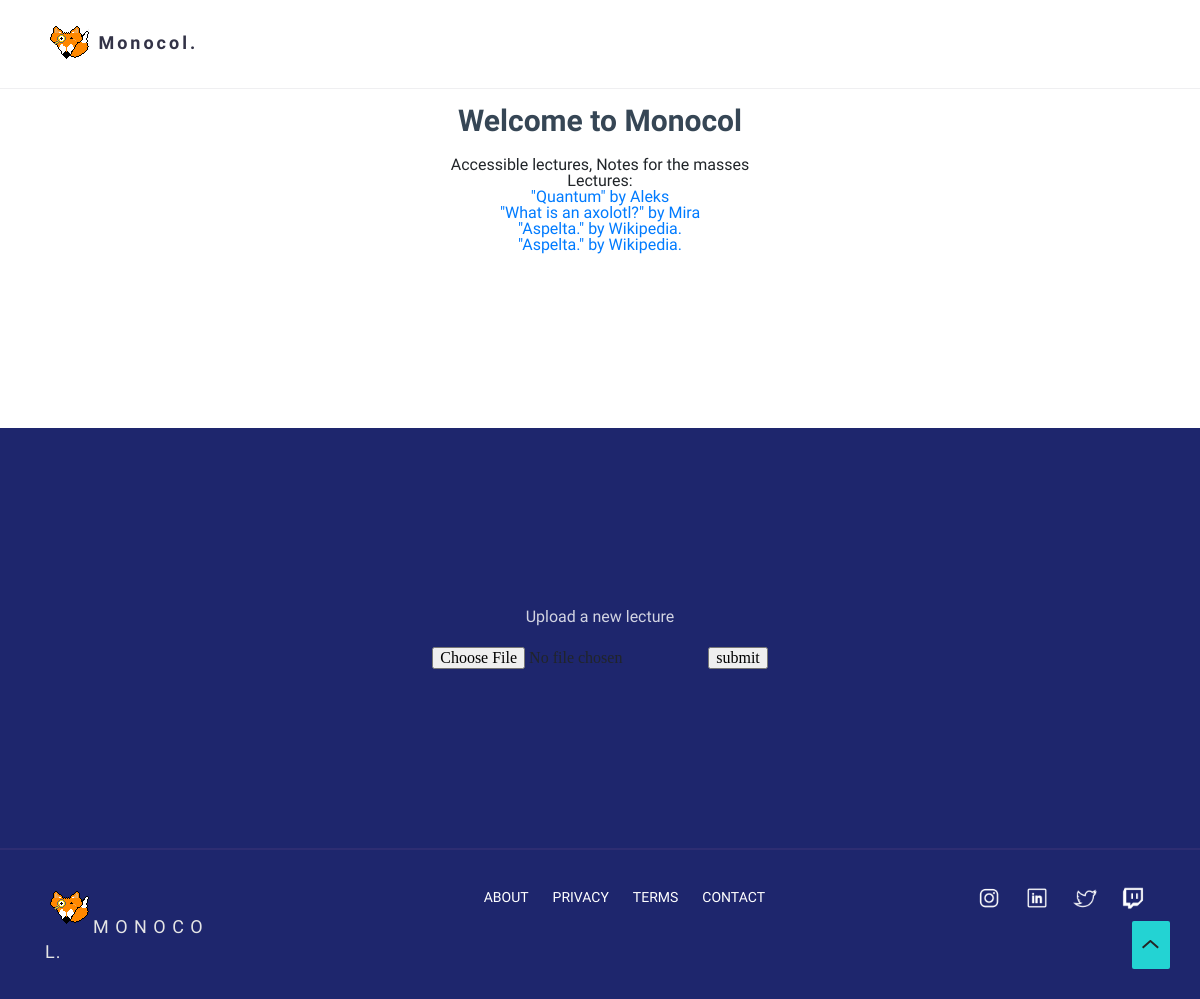
Before: / with the older database file.
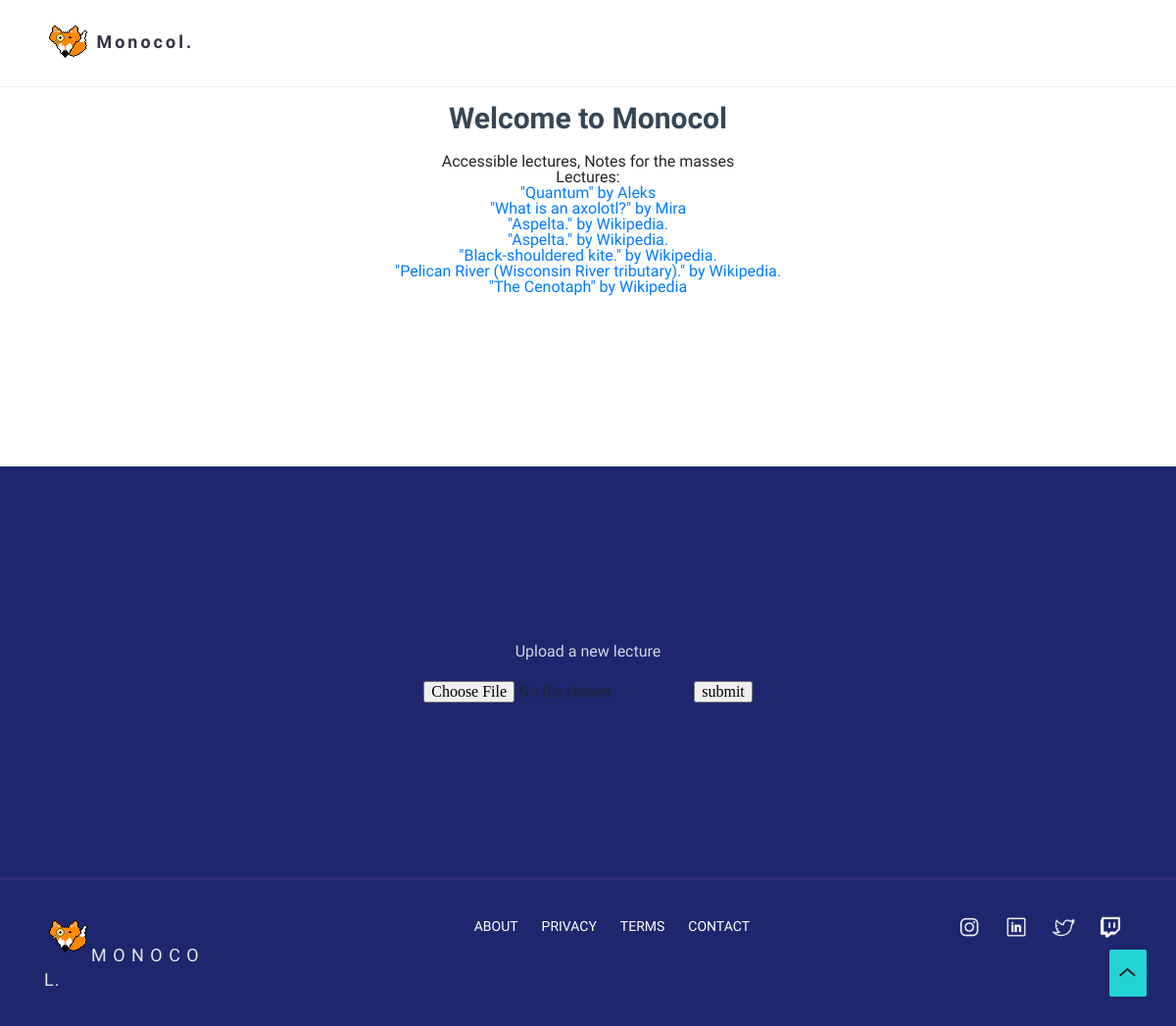
After: the same page with the newer database file.
### tables this page shows
CREATE TABLE lectures (
                                        lecture_id integer PRIMARY KEY,
                                        title text,
                                        author text
                                    );

### server.py (the view)
@app.route("/index.html")
@app.route("/")
def load_lecture_list():
    contents = test_db.get_lectures(html=True)
    print(contents)
    return render_template("index.html",lecture_list = Markup(contents))

### test_db.py (called while the page is built)
def create_connection(db_file):
    conn = None
    try:
        conn = sqlite3.connect(db_file)
        return conn
    except Error as e:
        print(e)
    return conn

def get_lectures(html = False):
    conn = create_connection(DATABASE)
    cur = conn.cursor()
    cur.execute("SELECT lecture_id, title, author FROM lectures")
    rows = cur.fetchall()
    if html == False:
        return rows
    else:
        list_of_lectures = '<ul>'
        for lecture_id, title, author in rows:
            list_of_lectures +=f'<li> <a href="/l{lecture_id}">\"<i>{title}</i>\" by {author}</a></li>'
        list_of_lectures += '</ul>'
        return list_of_lectures

### templates/index.html (shortened to what this page needs)
<!DOCTYPE html>
<html lang="en">
  <head>
    <link href="../static/assets/css/bootstrap.min.css" rel="stylesheet" type="text/css" media="all" />
    <link rel="stylesheet" href="/static/assets/css/animate.css">
    <link rel="stylesheet" href="/static/assets/css/owl.carousel.css">
    <link rel="stylesheet" href="/static/assets/css/owl.theme.css">
    <link rel="stylesheet" href="/static/assets/css/ionicons.min.css">
    <link href="/static/assets/css/style.css" rel="stylesheet" type="text/css" media="all" />
  </head>
  <body class="boxed-layout">
    <div class="wrapper">
       <nav class="navbar navbar-expand-md navbar-light bg-light fixed-top">
         <div class="container container">
           <a class="navbar-brand" href="#"><img src="../static/logo.png"/>Monocol.</a>
         </div>
       </nav>
      <div id="main" class="main">
          <div id="pricing" class="yd_prc2">
            <div class="container-s">
              <div class="pricing-intro">
                <h1>
                    Welcome to Monocol
                </h1>
                <h2>
                    Accessible lectures, Notes for the masses
                </h2>
                <h5>
                    Lectures:
                    {{ lecture_list }}
                </h5>
              </div>
            </div>
          </div>
        <div id="cta" class="yd_cta_box">
          <div class="containe">
            <div class="cta_box">
              <div class="cta_box_inner">
                <div class="col-sm-12 col-md-12">
                  <h4>Upload a new lecture</h4>
                  <form action = "/upload" method = "POST" enctype="multipart/form-data">
                    <input type = "file" name = "file" />
                    <input type = "submit" value = "submit" />
                 </form>
                  </div>
                </div>
              </div>
            </div>
          </div>
        </div>
        <div class="footer">
          <div class="container">
            <div class="row text-center">
              <div class="col-lg-2 col-md-2 col-sm-12">
                <div class="footer-logo">
                  <h2><img src="../static/logo.png"/>M O N O C O L.</h2>
                </div>
              </div>
              <div class="col-lg-6 col-md-6 col-sm-12">
                <ul class="footer-menu">
                  <li><a href="#main">About</a> </li>
                  <li><a href="#main">Privacy</a> </li>
                  <li><a href="#main">Terms</a> </li>
                  <li><a href="#main">Contact</a> </li>
                </ul>
              </div>
              <div class="col-lg-4 col-md-4 col-sm-12">
                <div class="footer-links">
                  <ul>
                    <li><a href="#main"> <img class="img-fluid" src="assets/icons/in.png" alt="Icon"> </a> </li>
                    <li><a href="#main"> <img class="img-fluid" src="assets/icons/li.png" alt="Icon"> </a> </li>
                    <li><a href="#main"> <img class="img-fluid" src="assets/icons/tw.png" alt="Icon"> </a> </li>
                    <li><a href="#main"> <img class="img-fluid" src="assets/icons/tt.png" alt="Icon"> </a> </li>
                  </ul>
                </div>
              </div>
            </div>
              <a id="back-top" class="back-to-top js-scroll-trigger" href="#main"></a>
          </div>
        </div>
      </div>
  </body>
</html>

### static/assets/css/style.css (style rules this page uses)
html, body, div, span, applet, object, iframe, h1, h2, h3, h4, h5, h6, p, blockquote, pre, a, abbr, acronym, address, big, cite, code, del, dfn, em, img, ins, kbd, q, s, samp, small, strike, strong, sub, sup, tt, var, b, u, i, center, dl, dt, dd, ol, ul, li, fieldset, form, label, legend, table, caption, tbody, tfoot, thead, tr, th, td, article, aside, canvas, details, embed, figure, figcaption, footer, header, hgroup, menu, nav, output, ruby, section, summary, time, mark, audio, video { margin: 0; padding: 0; border: 0; font-size: 100%; font: inherit; vertical-align: baseline; }
article, aside, details, figcaption, figure, footer, header, hgroup, menu, nav, section { display: block; }
body { line-height: 1; }
ol, ul { list-style: none; }
h1, h2, h3, h4, h5, h6 { font-family: 'Montserrat'; font-size: 16px; }
html * { text-rendering: optimizeLegibility !important; -webkit-font-smoothing: antialiased; -moz-osx-font-smoothing: grayscale; }
body { -webkit-font-smoothing: antialiased; -moz-osx-font-smoothing: grayscale; }
*, *:after, *:before { -webkit-box-sizing: border-box; -moz-box-sizing: border-box; box-sizing: border-box; }
.container-s { max-width: 920px; margin: 0 auto !important; padding-left: 40px; padding-right: 40px; position: relative; }
.navbar { font-family: "Montserrat"; padding: 15px 0; background-color: #FFFFFF !important; border-bottom: 1px solid #EFEFF1; -webkit-transition: 0.5s all ease; transition: 0.5s all ease; }
.navbar .navbar-brand { font-family: 'Montserrat'; font-size: 18px; font-weight: 600; letter-spacing: 3px; color: #333347 !important; vertical-align: middle; }
.navbar .navbar-brand img { vertical-align: middle; margin-right: 0.3em; }
.main { width: 100%; height: 100%; }
.yd_prc2 { width: 100%; height: 100%; background: #FFFFFF; padding: 100px 0; }
.yd_prc2 .pricing-intro { max-width: 600px; margin: 0 auto; margin-bottom: 75px; text-align: center; }
.pricing-intro h1 { font-size: 30px; color: #364655; font-weight: 600; line-height: 1.4; margin-bottom: 15px; }
.yd_cta_box { padding: 0; text-align: center; background: #1e266d; }
.cta_box { background: #1e266d; border-radius: 0; display: flex; margin: auto; height: 420px; max-width: 800px; }
.cta_box .cta_box_inner { margin: auto; padding: 0 20px; }
.cta_box .cta_box_inner h4 { font-size: 16px; font-weight: 400; line-height: 1.2; color: rgba(255, 255, 255, 0.8); margin-bottom: 20px; }
.footer { background: #040E1A; background: #1e266d; padding: 35px 0; border-top: 2px solid #2e2d72; }
.footer .footer-logo { text-align: center; }
.footer .footer-logo h2 { font-size: 18px; font-weight: 500; color: #e5e5e5; text-transform: uppercase; line-height: 1.4; letter-spacing: 1px; }
.back-to-top { position: fixed; bottom: 30px; right: 30px; font-family: 'Montserrat'; font-size: 11px; font-weight: 700; text-transform: uppercase; color: #333333; line-height: 1.8; display: inline-block; padding: 1.5rem 1.2rem; margin-top: 0; border-radius: 2px; background: url(../icons/arrow.svg) center top 1.2rem no-repeat #23D3D3; text-decoration: none; -webkit-transition: 200ms; -moz-transition: 200ms; -o-transition: 200ms; transition: 200ms; }
.footer ul { list-style-type: none; text-align: center; margin-top: 0; }
.footer .footer-menu { text-align: center; margin: 20px 0; }
.footer .footer-links ul { text-align: center; }
.footer ul li { font-family: "Montserrat"; font-size: 16px; font-weight: 500; letter-spacing: 0; display: inline-block; margin-left: 10px; margin-right: 10px; }
.footer ul li a { font-size: 14px; font-weight: 500; line-height: 24px; text-transform: uppercase; position: relative; display: inline-block; color: #FFFFFF; text-decoration: none; }
.footer .footer-links ul li { margin-left: 10px; margin-right: 10px; }
.footer .footer-links ul li a img { width: 24px; vertical-align: middle; }
@media only screen and (min-width: 767px) { .container-s { padding-left: 20px; padding-right: 20px; } }
@media only screen and (min-width: 767px) { .yd_cta_box { padding: 0 0; } }
@media only screen and (min-width: 767px) { .cta_box .cta_box_inner { padding: 0 50px; } }
@media only screen and (min-width: 767px) { .footer .footer-logo { text-align: left; } }
@media only screen and (min-width: 767px) { .footer .footer-menu { text-align: right; margin: 0; } }
@media only screen and (min-width: 767px) { .footer .footer-links ul { text-align: right; } }
@media only screen and (min-width: 480px) { .container-s { padding-left: 40px; padding-right: 40px; } }

Changed rows visible on the page:
no longer on this page (row unchanged): lectures: title "\" Quantum \" by Aleks \" What is an axolotl? \" by Mira \" Aspelta. \" by Wikipedia. \" Aspelta. \" by Wikipedia."
added lectures: title "\" Quantum \" by Aleks \" What is an axolotl? \" by Mira \" Aspelta. \" by Wikipedia. \" Aspelta. \" by Wikipedia. \" Black-shouldered kite. \" by Wikipedia. \" Pelican River (Wisconsin River tributary). \" by Wikipedia. \" The Cenotaph \" by Wikipedia"
